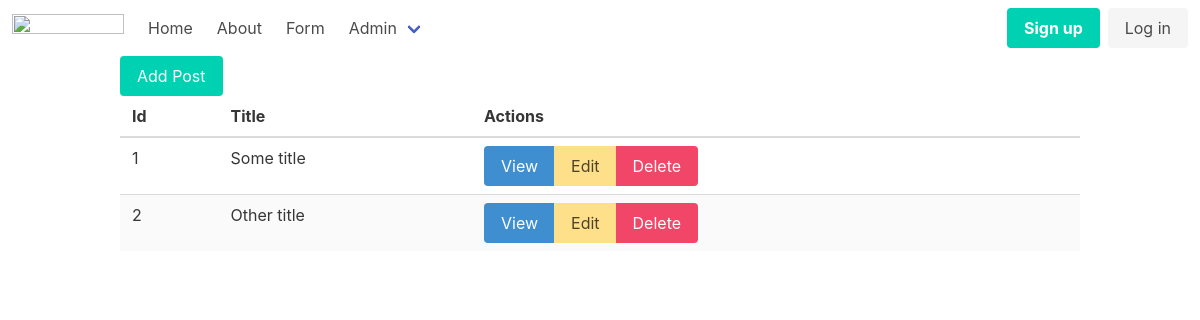
Page /admin/posts on the earlier database version.
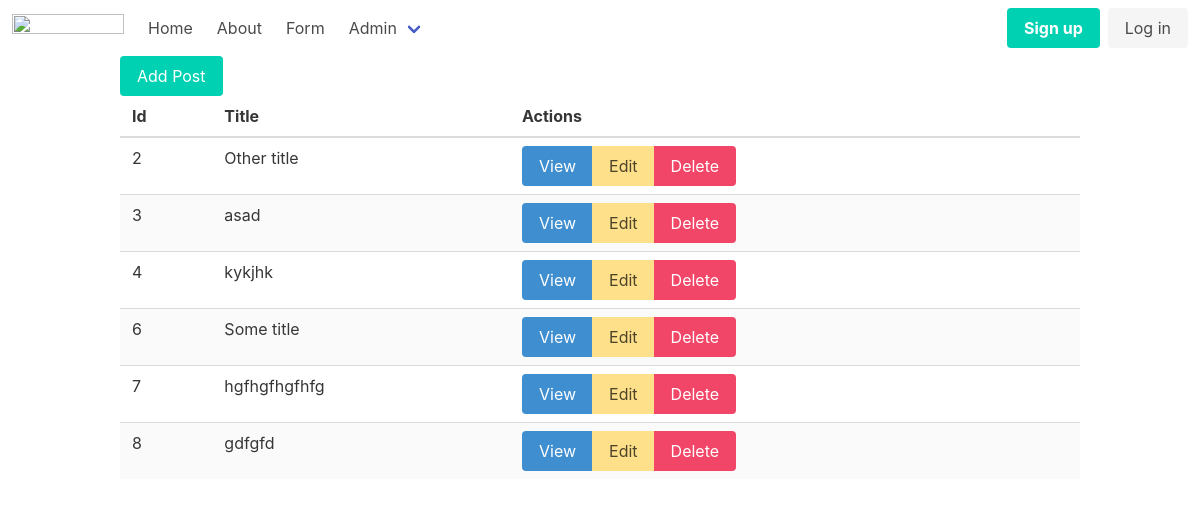
Same page on the later database version.
### tables this page shows
CREATE TABLE posts
(
    id    integer
        constraint posts_pk
            primary key autoincrement,
    title text,
    body  text
);

### helpers.php (called while the page is built, shortened)
<?php
function view($viewName, $variables=[]){
    extract($variables);
    include __DIR__ . "/views/$viewName.php";
}

### src/DB.php (called while the page is built, shortened)
<?php
class DB {
    private $conn;
    public function __construct()
    {
        try {
            $this->conn = new PDO("sqlite:db.sqlite");
            $this->conn->setAttribute(PDO::ATTR_ERRMODE, PDO::ERRMODE_EXCEPTION);
        } catch(PDOException $e) {
            echo "Connection failed: " . $e->getMessage();
        }
    }
    public function all(string $table, string $className){
        $stmt = $this->conn->prepare("SELECT * FROM $table");
        $stmt->execute();
        $stmt->setFetchMode(PDO::FETCH_CLASS, $className);
        return $stmt->fetchAll();
    }
}

### src/Models/Model.php (called while the page is built, shortened)
<?php
class Model{
    static $table;
    public static function all(){
        $db = new DB();
        return $db-> all(static::$table, static::class);
    }
}

### views/posts/index.php (the view, shortened to what this page needs)
<?php include __DIR__ . '/../partials/header.php' ?>
<div class="container">
    <a href="/admin/posts/create" class="button is-primary">Add Post</a>
    <table class="table is-fullwidth is-striped">
        <thead>
            <th>Id</th>
            <th>Title</th>
            <th>Actions</th>
        </thead>
        <tbody>
            <?php foreach($posts as $post): ?>
                <tr>
                    <td><?=$post->id?></td>
                    <td><?=$post->title?></td>
                    <td>
                        <div class="buttons has-addons">
                            <a href="/admin/posts/show?id=<?=$post->id?>" class="button is-info">View</a>
                            <a href="/admin/posts/edit?id=<?=$post->id?>" class="button is-warning">Edit</a>
                            <a href="/admin/posts/delete?id=<?=$post->id?>" class="button is-danger" href="/admin/posts/delete?id=<?=$post->id?>">Delete</a>
                        </div>
                    </td>
                </tr>
            <?php endforeach; ?>
        </tbody>
    </table>
</div>

Differences in the rows shown:
removed posts: id "1", title "Some title"
added posts: id "3", title "asad"
added posts: id "4", title "kykjhk"
added posts: id "6", title "Some title"
added posts: id "7", title "hgfhgfhgfhfg"
added posts: id "8", title "gdfgfd"
